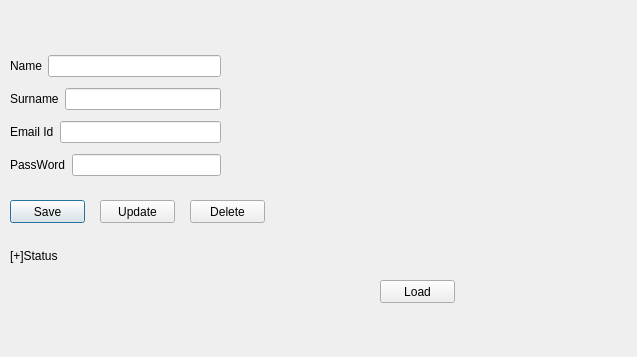
<?xml version="1.0" encoding="UTF-8"?>
<ui version="4.0">
 <class>ProfilePage</class>
 <widget class="QDialog" name="ProfilePage">
  <property name="geometry">
   <rect>
    <x>0</x>
    <y>0</y>
    <width>637</width>
    <height>357</height>
   </rect>
  </property>
  <property name="windowTitle">
   <string>Dialog</string>
  </property>
  <widget class="QPushButton" name="pushButton_save">
   <property name="geometry">
    <rect>
     <x>10</x>
     <y>200</y>
     <width>75</width>
     <height>23</height>
    </rect>
   </property>
   <property name="text">
    <string>Save</string>
   </property>
  </widget>
  <widget class="QLabel" name="label_Profilepage_Status">
   <property name="geometry">
    <rect>
     <x>10</x>
     <y>240</y>
     <width>201</width>
     <height>31</height>
    </rect>
   </property>
   <property name="text">
    <string>[+]Status</string>
   </property>
  </widget>
  <widget class="QPushButton" name="pushButton_load">
   <property name="geometry">
    <rect>
     <x>380</x>
     <y>280</y>
     <width>75</width>
     <height>23</height>
    </rect>
   </property>
   <property name="text">
    <string>Load</string>
   </property>
  </widget>
  <widget class="QPushButton" name="pushButton_update">
   <property name="geometry">
    <rect>
     <x>100</x>
     <y>200</y>
     <width>75</width>
     <height>23</height>
    </rect>
   </property>
   <property name="text">
    <string>Update</string>
   </property>
  </widget>
  <widget class="QPushButton" name="pushButton_delete">
   <property name="geometry">
    <rect>
     <x>190</x>
     <y>200</y>
     <width>75</width>
     <height>23</height>
    </rect>
   </property>
   <property name="text">
    <string>Delete</string>
   </property>
  </widget>
  <widget class="QWidget" name="">
   <property name="geometry">
    <rect>
     <x>10</x>
     <y>50</y>
     <width>211</width>
     <height>131</height>
    </rect>
   </property>
   <layout class="QVBoxLayout" name="verticalLayout">
    <item>
     <layout class="QHBoxLayout" name="horizontalLayout">
      <item>
       <widget class="QLabel" name="label_name">
        <property name="text">
         <string>Name</string>
        </property>
       </widget>
      </item>
      <item>
       <widget class="QLineEdit" name="lineEdit_name"/>
      </item>
     </layout>
    </item>
    <item>
     <layout class="QHBoxLayout" name="horizontalLayout_2">
      <item>
       <widget class="QLabel" name="label_surname">
        <property name="text">
         <string>Surname</string>
        </property>
       </widget>
      </item>
      <item>
       <widget class="QLineEdit" name="lineEdit_surname"/>
      </item>
     </layout>
    </item>
    <item>
     <layout class="QHBoxLayout" name="horizontalLayout_3">
      <item>
       <widget class="QLabel" name="label_email">
        <property name="text">
         <string>Email Id</string>
        </property>
       </widget>
      </item>
      <item>
       <widget class="QLineEdit" name="lineEdit_email"/>
      </item>
     </layout>
    </item>
    <item>
     <layout class="QHBoxLayout" name="horizontalLayout_4">
      <item>
       <widget class="QLabel" name="label_password">
        <property name="text">
         <string>PassWord</string>
        </property>
       </widget>
      </item>
      <item>
       <widget class="QLineEdit" name="lineEdit_password"/>
      </item>
     </layout>
    </item>
   </layout>
  </widget>
 </widget>
 <resources/>
 <connections/>
</ui>
